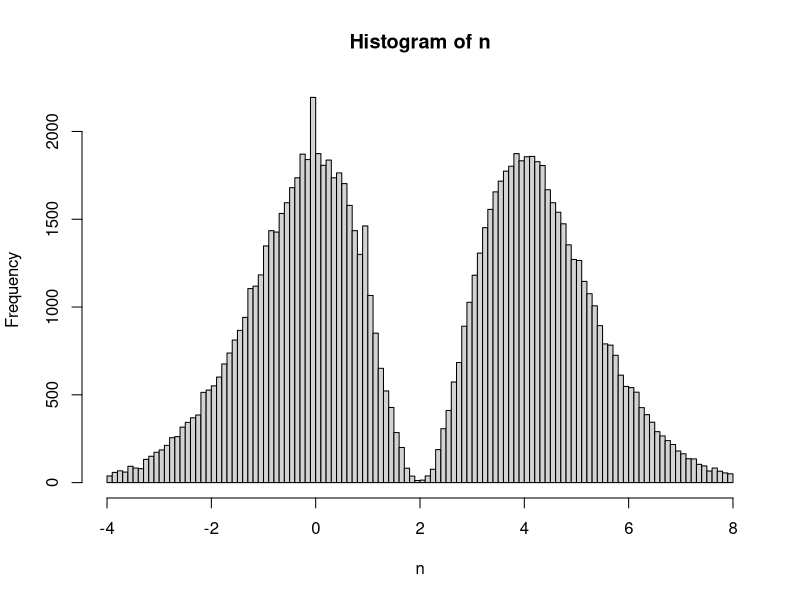

Generate this figure with R:
cdf <- function(x, w, mean, sd) {
  res <- 0
  for (i in seq_len(length(w))) {
    res <- res + w[i] * pnorm(x, mean[i], sd[i])
  }
  return(res)
}
invcdf <- function(q, w, mean, sd, n=1, n_points=100) {
  y <- seq(min(mean - 3 * sd), max(mean + 3 * sd), length.out = n_points)
  x <- cdf(y, w, mean, sd)
  inv <- approxfun(x, y, yleft = 0, yright = 1, method = "linear")
  u <- runif(n)
  return(inv(u))
}
n <- invcdf(0, c(2, -1), c(2, 2), c(2, 1), 100000, 100)
hist(n, breaks = 100)
